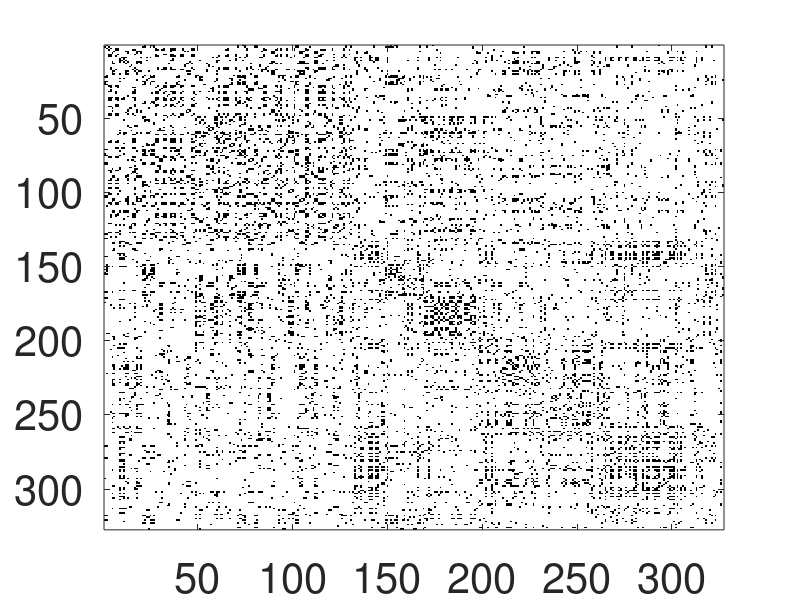
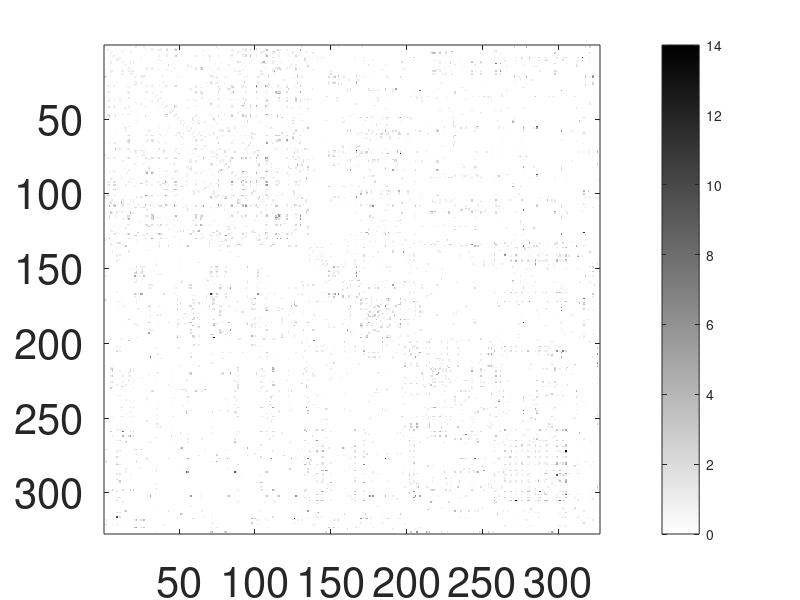

Source code (MATLAB) for these figures, in order: (Note: this script raises an error after producing the figures.)
% generate_linear_hypergraph  Generate unweighted hypergraph that shows a linear
% structure
%
% INPUTS
% 
% - n   Number of nodes
% - x   Node embedding
% - gamma   Decay parameter for the linear hypergraph model
%
% OUTPUTS
% - (A2, A3)       Hypergraph -- with a matrix + a tensor
tic
clear


c2 = 1/2; % weight of simple edge
n = 327;
E2 = []; % edge list
W2 = zeros(n); % 2nd order adjacency matrix  

E3 = []; % edge list
W3 = zeros(n); % 2nd order adjacency matrix  


%read hyper edges in a cell array

fid = fopen('highschool.txt');
line1 = fgetl(fid);
res=line1;
while ischar(line1)
line1 = fgetl(fid);
res = char(res,line1);
end
fclose(fid);


for k=1:size(res,1)
  E{k} = str2num(res(k,:));
  %update edge list
  if length(E{k}) == 2
      E2(end+1,:) = [E{k}(1),E{k}(2)];
      E2(end+1,:) = [E{k}(2),E{k}(1)];
      W2(E{k}(1),E{k}(2))=1; % only fill uppder triangle
  elseif length(E{k}) == 3
      E3(end+1,:) = E{k};
      E3(end+1,:) = [E{k}(1),E{k}(2),E{k}(3)];
      E3(end+1,:) = [E{k}(1),E{k}(3),E{k}(2)];
      E3(end+1,:) = [E{k}(2),E{k}(1),E{k}(3)];
      E3(end+1,:) = [E{k}(2),E{k}(3),E{k}(1)];
      E3(end+1,:) = [E{k}(3),E{k}(1),E{k}(2)];
      E3(end+1,:) = [E{k}(3),E{k}(2),E{k}(1)];
        
      W2(E{k}(1),E{k}(2))=1; %only fill uppder triangle
      W3(E{k}(1),E{k}(2))= W3(E{k}(2),E{k}(2))+1;
      W3(E{k}(1),E{k}(3))= W3(E{k}(1),E{k}(3))+1;
      W3(E{k}(2),E{k}(3))= W3(E{k}(2),E{k}(3))+1;
  end
end

%symmetryze matrix
W2 = W2 + W2'; W3 = W3 + W3'; 

data_type = "highschool";

figure
% plot original W2 and W3
imagesc(W2,[0,1]); %plot color map of original matrix
colormap(flipud(gray(2)));
set(gca,'FontSize',30) ;
ax = gca;% Requires R2020a or later
exportgraphics(ax,strcat('plots/',data_type,'_W2_input.eps'),'Resolution',300) 


imagesc(W3); % plot color map of original matrix
colormap(flipud(gray(256)));colorbar
set(gca,'FontSize',30) ;
set(gca,'ColorScale','log')
ax = gca;% Requires R2020a or later
exportgraphics(ax,strcat('plots/',data_type,'_W3_input_.eps'),'Resolution',300) 


% plot L2 eigenvalues
% eigenvalues of L2 and L3
d2 = sum(W2, 2); D2 = diag(d2);
d3 = sum(W3, 2); D3 = diag(d3);
d2_inv = 1./d2; d2_inv(isinf(d2_inv)|isnan(d2_inv)) = 0;
d3_inv = 1./d3; d3_inv(isinf(d3_inv)|isnan(d3_inv)) = 0;
L2 = D2 - W2;
L3 = D3 - W3;
%normalize Laplacian
L2 = diag(d2_inv)*L2;
L3 = diag(d3_inv)*L3;
[V2, lambda2] = eigs(L2,n,'smallestabs'); % all eigenvectors ranging from smallest eigenvalue to largest eigenvalue
[V3, lambda3] = eigs(L3,n,'smallestabs'); % all eigenvectors ranging from smallest eigenvalue to largest eigenvalue


eigenvalues2 = diag(lambda2);
scatter(1:40, eigenvalues2(1:40), 100, 'MarkerFaceColor','black');
xlabel('i','FontSize', 13);
ylabel('Eigenvalue \lambda_i','FontSize', 13);
set(gca,'fontsize',30);
ax = gca;
exportgraphics(ax,strcat('plots/',data_type,'_L2_eigenvalues.eps'),'Resolution',300) 

% plot L3 eigenvalues
eigenvalues3 = diag(lambda3);
scatter(1:40, eigenvalues3(1:40), 100, 'MarkerFaceColor','black');
xlabel('i','FontSize', 13);
ylabel('Eigenvalue \lambda_i','FontSize', 13);
set(gca,'fontsize',30);
ax = gca;
exportgraphics(ax,strcat('plots/',data_type,'_L3_eigenvalues.eps'),'Resolution',300) 

% plot  eigenvectors of L2
t = tiledlayout(4,1);
ax1 = nexttile;
plot(V2(:,1), 'Color', 'black');
ylabel('v_0')
ax2 = nexttile;
plot(V2(:,2), 'Color', 'black');
ylabel('v_1')
ax3 = nexttile;
plot(V2(:,3), 'Color', 'black');
ylabel('v_2')
ax4 = nexttile;
plot(V2(:,4), 'Color', 'black');
ylabel('v_3')
% Link the axes
linkaxes([ax1,ax2,ax3,ax4],'x');
linkaxes([ax1,ax2,ax3,ax4],'y');
% Move plots closer together
xticklabels(ax1,{})
t.TileSpacing = 'compact';
axis([0 n -1 1])
exportgraphics(t,strcat('plots/',data_type,'_L2_eigenvectors.eps'),'Resolution',300) 


% plot  eigenvectors of L2
t = tiledlayout(4,1);
ax1 = nexttile;
plot(V3(:,1), 'Color', 'black');
ylabel('v_0')
ax2 = nexttile;
plot(V3(:,2), 'Color', 'black');
ylabel('v_1')
ax3 = nexttile;
plot(V3(:,3), 'Color', 'black');
ylabel('v_2')
ax4 = nexttile;
plot(V3(:,4), 'Color', 'black');
ylabel('v_3')
% Link the axes
linkaxes([ax1,ax2,ax3,ax4],'x');
linkaxes([ax1,ax2,ax3,ax4],'y');
% Move plots closer together
xticklabels(ax1,{})
t.TileSpacing = 'compact';
axis([0 n -1 1])
exportgraphics(t,strcat('plots/',data_type,'_L3_eigenvectors.eps'),'Resolution',300) 



%shuffle input adjacency matrix
idx_rand = randperm(n);% shuffle the nodes
W2 = W2(idx_rand,idx_rand);
W3 = W3(idx_rand,idx_rand);

for c3 = [0, 1/3, 2/3, 100/3] % weight of triangles

[x_est, V, lambda] = LinearHypergraphEmbedding(W2, W3, c2, c3, "norm");

%reorder nodes according to the embedding
[~,idx] = sort(x_est);
W2_reorder = W2(idx,idx);
W3_reorder = W3(idx,idx);


% Generate plots
% 2-d scatter plot for edges
figure
s = scatter(x_est(E2(:,1)),x_est(E2(:,2)),'MarkerFaceColor','black','MarkerEdgeColor','none');
xlim([0 n])
ylim([0 n])
alpha(s,0.3) % transparent color
set(gca,'fontsize',30);
ax = gca;
exportgraphics(ax,strcat('plots/',data_type,'_edges_c3=',num2str(round(c3,1)),'.eps'),'Resolution',300) 

% 3-d scatter plot for triangle
s = scatter3(E3(:,1),E3(:,2),E3(:,3),10,'MarkerFaceColor','black','MarkerEdgeColor','none');
xlim([0 n])
xlim([0 n])
zlim([0 n])
alpha(s,0.2) % transparent color
set(gca,'fontsize',30);
ax = gca;
exportgraphics(ax,strcat('plots/',data_type,'_triangles_c3=',num2str(round(c3,1)),'.eps'),'Resolution',300) 


% plot reordered W2
imagesc(W2_reorder,[0,1]); %plot color map of original matrix
colormap(flipud(gray(2)));
set(gca,'FontSize',30) ;
ax = gca;% Requires R2020a or later
exportgraphics(ax,strcat('plots/',data_type,'_W2_c3=',num2str(round(c3,1)),'.eps'),'Resolution',300) 


% plot reordered W3
imagesc(W3_reorder); % plot color map of original matrix
colormap(flipud(gray(256)));colorbar
set(gca,'FontSize',30) ;
set(gca,'ColorScale','log')
ax = gca;% Requires R2020a or later
exportgraphics(ax,strcat('plots/',data_type,'_W3_c3=',num2str(round(c3,1)),'.eps'),'Resolution',300) 


% plot eigenvalues of L
eigenvalues = diag(lambda);
scatter(1:40, eigenvalues(1:40), 100, 'MarkerFaceColor','black');
xlabel('i','FontSize', 13);
ylabel('Eigenvalue \lambda_i','FontSize', 13);
set(gca,'fontsize',30);
ax = gca;
exportgraphics(ax,strcat('plots/',data_type,'_eigenvalues_c3=',num2str(round(c3,1)),'.eps'),'Resolution',300) 

% plot top eigenvectors
t = tiledlayout(4,1);
ax1 = nexttile;
plot(V(:,1), 'Color', 'black');
ylabel('v_0')
ax2 = nexttile;
plot(V(:,2), 'Color', 'black');
ylabel('v_1')
ax3 = nexttile;
plot(V(:,3), 'Color', 'black');
ylabel('v_2')
ax4 = nexttile;
plot(V(:,4), 'Color', 'black');
ylabel('v_3')
% Link the axes
linkaxes([ax1,ax2,ax3,ax4],'x');
linkaxes([ax1,ax2,ax3,ax4],'y');
% Add shared title and axis labels
title(t,'Top Eigenvectors')
% Move plots closer together
xticklabels(ax1,{})
t.TileSpacing = 'compact';
axis([0 n -1 1])
exportgraphics(t,strcat('plots/',data_type,'_eigenvectors_c3=',num2str(round(c3,1)),'.eps'),'Resolution',300) 



end

toc
